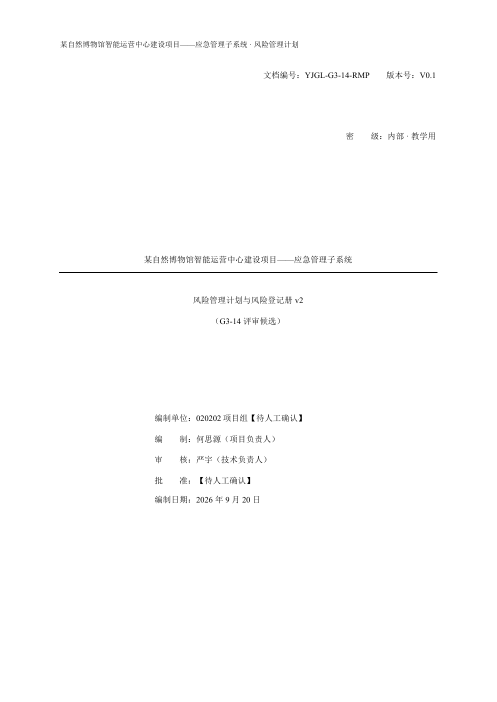
#> input picture logs/reviews/G3-14_render/current-page-1.png, 993 x 1404 px (shown at 1/2 size); its folder holds only this picture in this run
$ python build_g3_14_contact_sheet.py
#> lines starting #> are read from the running program, lines starting #| are printed output that depends on the picture
from pathlib import Path
from PIL import Image, ImageOps, ImageDraw

root=Path(__file__).resolve().parents[1]/"logs/reviews/G3-14_render"
files=sorted(root.glob("current-page-*.png"),key=lambda p:int(p.stem.rsplit("-",1)[1]))
thumbs=[]
for i,p in enumerate(files,1):
    im=Image.open(p).convert("RGB"); im.thumbnail((360,510)); canvas=Image.new("RGB",(380,550),"white"); canvas.paste(im,((380-im.width)//2,25)); ImageDraw.Draw(canvas).text((10,5),f"Page {i}",fill="black"); thumbs.append(canvas)
#> further down, im is the input picture: PIL image 993x1404 RGB; min 0, max 255, mean 253.5
#> after `im.thumbnail((360, 510))`:
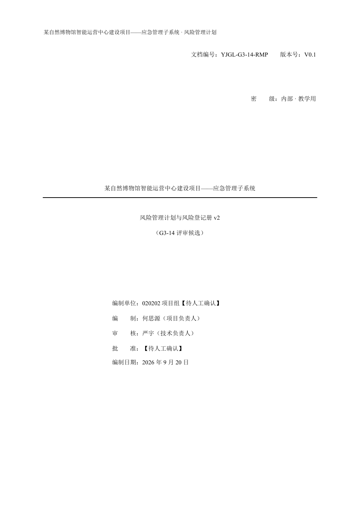
#> im: PIL image 360x509 RGB; min 3, max 255, mean 253.4
#> after `canvas = Image.new('RGB', (380, 550), 'white')`: canvas: PIL image 380x550 RGB; every value is 255
#> after `canvas.paste(im, ((380 - im.width) // 2, 25))`:
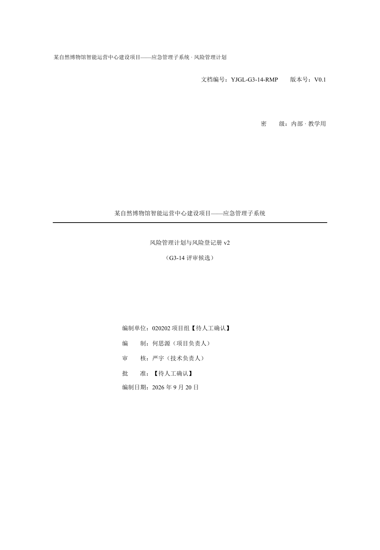
#> canvas: PIL image 380x550 RGB; min 3, max 255, mean 253.6
sheet=Image.new("RGB",(380*4,550*2),(220,220,220))
#> sheet: PIL image 1520x1100 RGB; every value is 220
for i,im in enumerate(thumbs): sheet.paste(im,((i%4)*380,(i//4)*550))
#> this loop made 1 pass
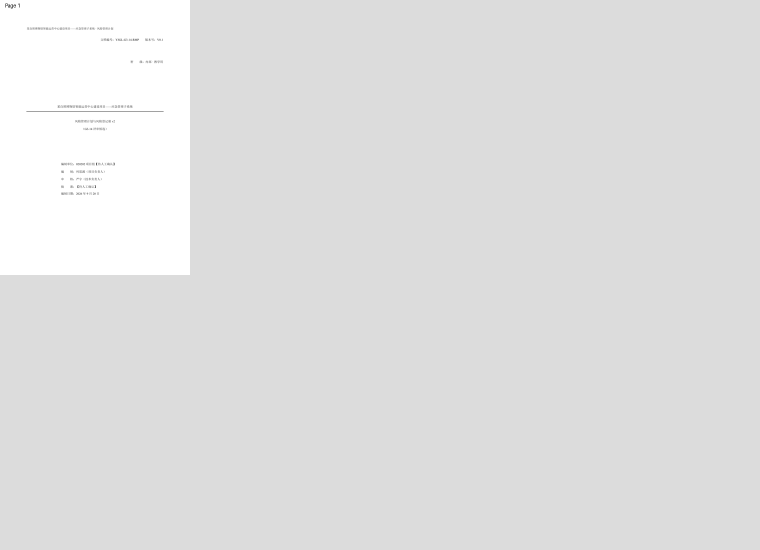
#> sheet: PIL image 1520x1100 RGB (shown at 1/2 size); min 3, max 255, mean 224.2
sheet.save(root/"current-contact.png")

$ run again, on logs/reviews/G3-14_render/current-page-5.png
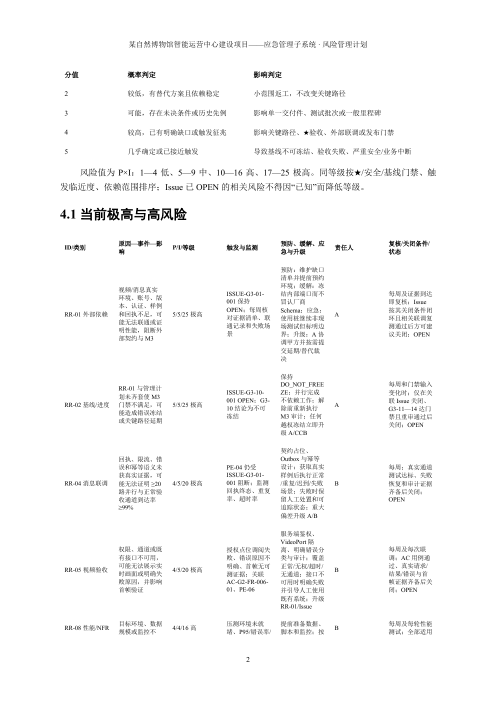
#> input picture logs/reviews/G3-14_render/current-page-5.png, 993 x 1404 px (shown at 1/2 size)
#> im is the input picture: PIL image 993x1404 RGB; min 0, max 255, mean 248.6
#> im: PIL image 360x509 RGB
#> canvas: PIL image 380x550 RGB; every value is 255
#> `canvas.paste(im, ((380 - im.width) // 2, 25))`:
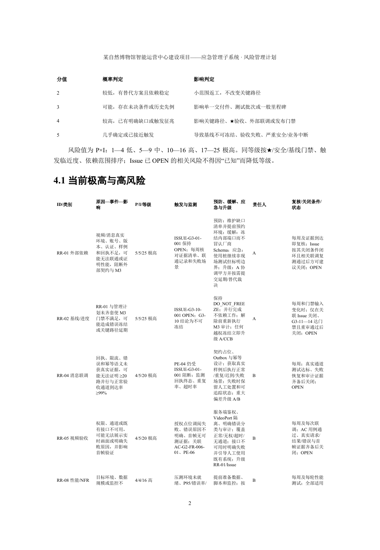
#> canvas: PIL image 380x550 RGB; min 0, max 255, mean 249.3
#> the loop `for i,im in enumerate(thumbs): sheet.paste(im,((i%4)*380,(i//4)*550))` made 1 pass
#> after the loop `for i,im in enumerate(thumbs): sheet.paste(im,((i%4)*380,(i//4)*550))`:
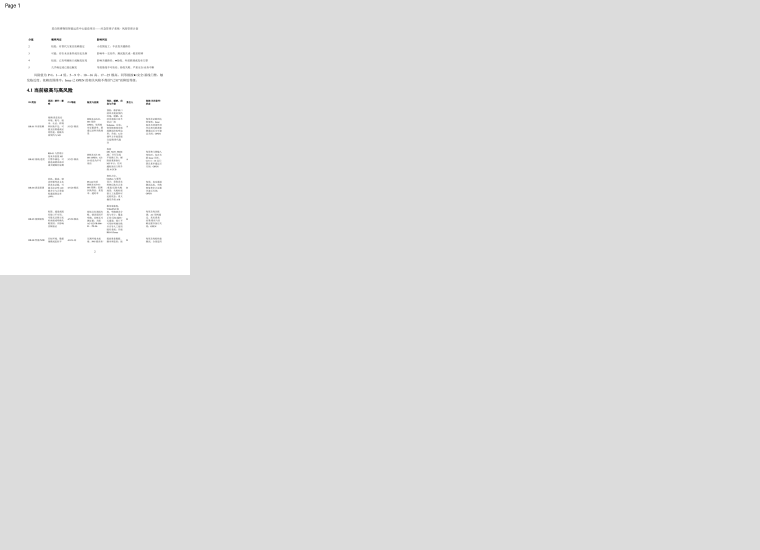
#> sheet: PIL image 1520x1100 RGB (shown at 1/2 size); min 0, max 255, mean 223.6

$ run again, on logs/reviews/G3-14_render/current-page-6.png
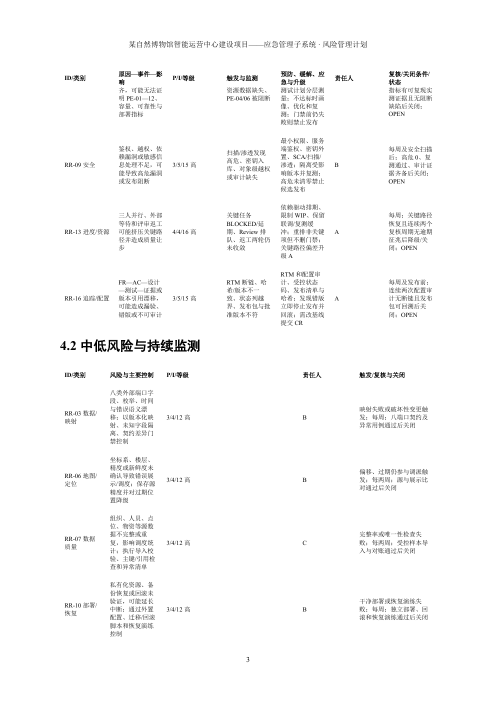
#> input picture logs/reviews/G3-14_render/current-page-6.png, 993 x 1404 px (shown at 1/2 size)
#> im is the input picture: PIL image 993x1404 RGB; min 0, max 255, mean 249.5
#> im: PIL image 360x509 RGB
#> canvas: PIL image 380x550 RGB; every value is 255
#> `canvas.paste(im, ((380 - im.width) // 2, 25))`:
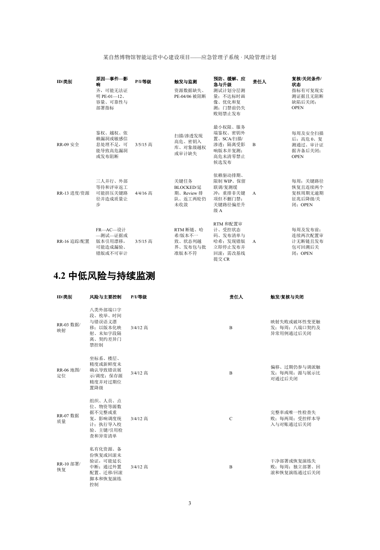
#> canvas: PIL image 380x550 RGB; min 0, max 255, mean 250
#> the loop `for i,im in enumerate(thumbs): sheet.paste(im,((i%4)*380,(i//4)*550))` made 1 pass
#> after the loop `for i,im in enumerate(thumbs): sheet.paste(im,((i%4)*380,(i//4)*550))`:
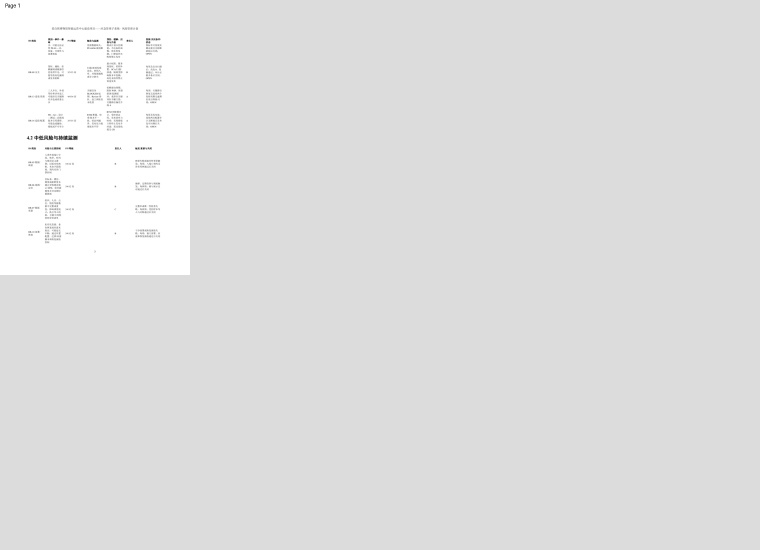
#> sheet: PIL image 1520x1100 RGB (shown at 1/2 size); min 0, max 255, mean 223.7

$ run again, on logs/reviews/G3-14_render/current-page-7.png
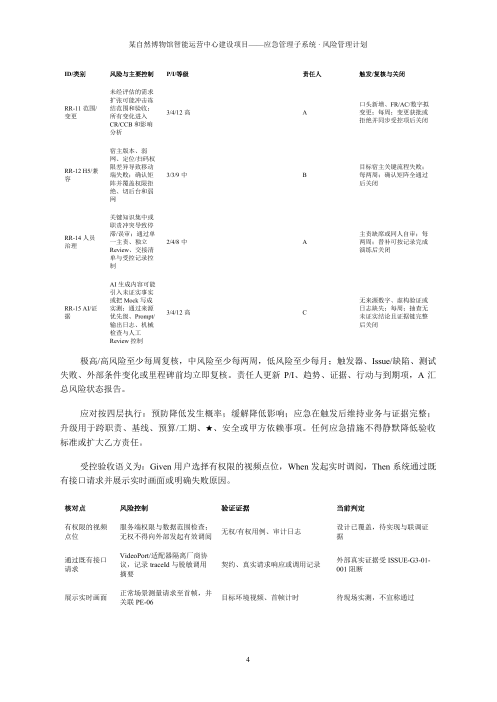
#> input picture logs/reviews/G3-14_render/current-page-7.png, 993 x 1404 px (shown at 1/2 size)
#> im is the input picture: PIL image 993x1404 RGB; min 0, max 255, mean 249.5
#> im: PIL image 360x509 RGB
#> canvas: PIL image 380x550 RGB; every value is 255
#> `canvas.paste(im, ((380 - im.width) // 2, 25))`:
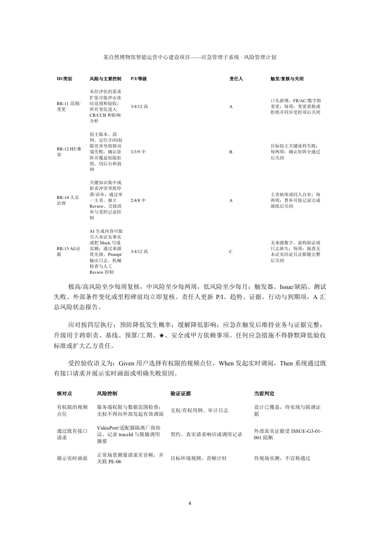
#> canvas: PIL image 380x550 RGB; min 0, max 255, mean 250.1
#> the loop `for i,im in enumerate(thumbs): sheet.paste(im,((i%4)*380,(i//4)*550))` made 1 pass
#> after the loop `for i,im in enumerate(thumbs): sheet.paste(im,((i%4)*380,(i//4)*550))`:
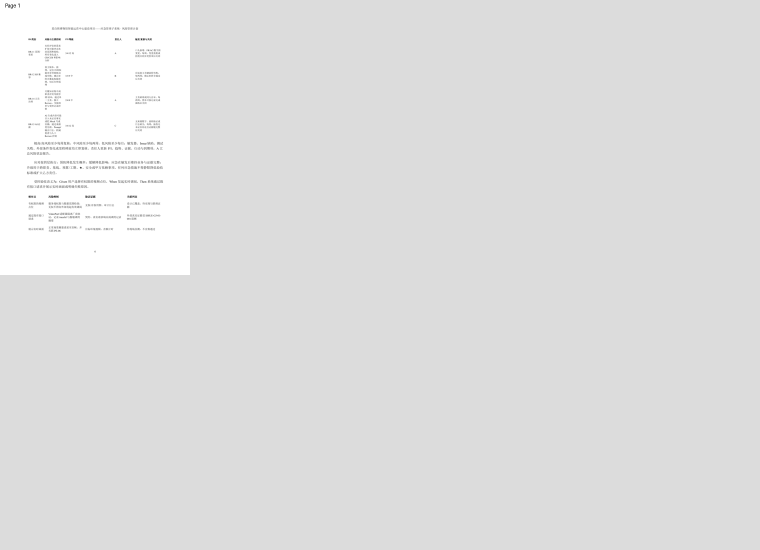
#> sheet: PIL image 1520x1100 RGB (shown at 1/2 size); min 0, max 255, mean 223.7

$ run again, on logs/reviews/G3-14_render/current-page-2.png
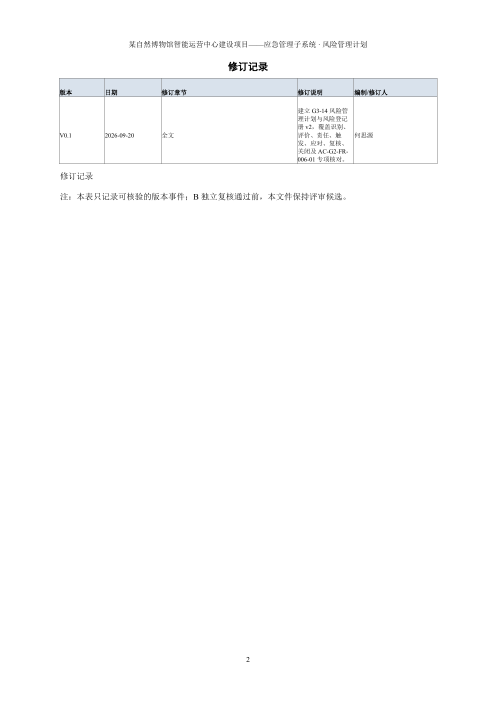
#> input picture logs/reviews/G3-14_render/current-page-2.png, 993 x 1404 px (shown at 1/2 size)
#> im is the input picture: PIL image 993x1404 RGB; mean R, G, B 252.9, 253.1, 253.3
#> im: PIL image 360x509 RGB
#> canvas: PIL image 380x550 RGB; every value is 255
#> `canvas.paste(im, ((380 - im.width) // 2, 25))`:
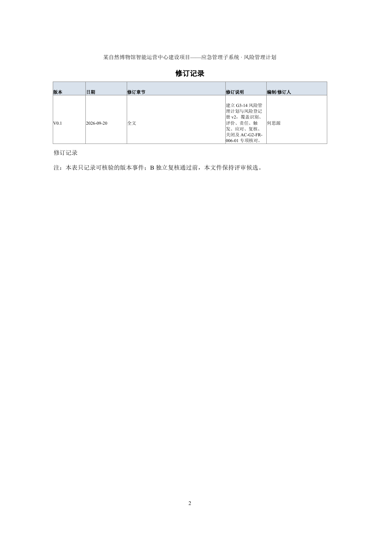
#> canvas: PIL image 380x550 RGB; mean R, G, B 253.1, 253.3, 253.4
#> the loop `for i,im in enumerate(thumbs): sheet.paste(im,((i%4)*380,(i//4)*550))` made 1 pass
#> after the loop `for i,im in enumerate(thumbs): sheet.paste(im,((i%4)*380,(i//4)*550))`:
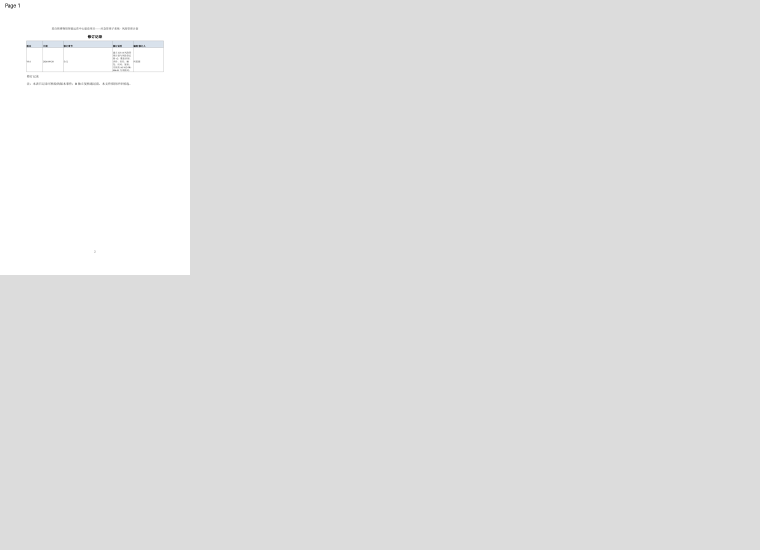
#> sheet: PIL image 1520x1100 RGB (shown at 1/2 size); mean R, G, B 224.1, 224.1, 224.2
